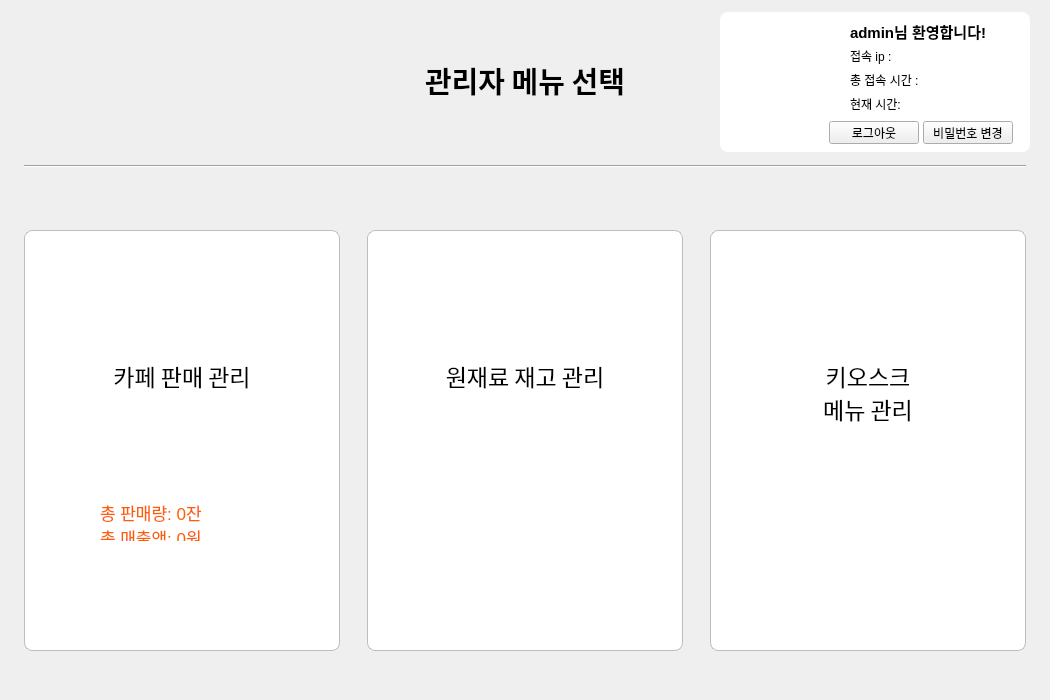
<?xml version="1.0" encoding="UTF-8"?>
<ui version="4.0">
 <class>Form</class>
 <widget class="QWidget" name="Form">
  <property name="geometry">
   <rect>
    <x>0</x>
    <y>0</y>
    <width>1050</width>
    <height>700</height>
   </rect>
  </property>
  <property name="sizePolicy">
   <sizepolicy hsizetype="Preferred" vsizetype="Fixed">
    <horstretch>0</horstretch>
    <verstretch>0</verstretch>
   </sizepolicy>
  </property>
  <property name="windowTitle">
   <string>Form</string>
  </property>
  <property name="autoFillBackground">
   <bool>false</bool>
  </property>
  <widget class="QLabel" name="label">
   <property name="geometry">
    <rect>
     <x>380</x>
     <y>50</y>
     <width>290</width>
     <height>61</height>
    </rect>
   </property>
   <property name="font">
    <font>
     <family>맑은 고딕</family>
     <pointsize>22</pointsize>
     <weight>75</weight>
     <bold>true</bold>
    </font>
   </property>
   <property name="text">
    <string>관리자 메뉴 선택</string>
   </property>
   <property name="alignment">
    <set>Qt::AlignCenter</set>
   </property>
  </widget>
  <widget class="Line" name="line">
   <property name="geometry">
    <rect>
     <x>24</x>
     <y>158</y>
     <width>1002</width>
     <height>16</height>
    </rect>
   </property>
   <property name="orientation">
    <enum>Qt::Horizontal</enum>
   </property>
  </widget>
  <widget class="QLabel" name="label_2">
   <property name="geometry">
    <rect>
     <x>30</x>
     <y>40</y>
     <width>290</width>
     <height>74</height>
    </rect>
   </property>
   <property name="text">
    <string/>
   </property>
   <property name="pixmap">
    <pixmap>icon/logo.png</pixmap>
   </property>
   <property name="scaledContents">
    <bool>true</bool>
   </property>
  </widget>
  <widget class="QLabel" name="label_3">
   <property name="geometry">
    <rect>
     <x>100</x>
     <y>500</y>
     <width>121</width>
     <height>41</height>
    </rect>
   </property>
   <property name="font">
    <font>
     <pointsize>13</pointsize>
    </font>
   </property>
   <property name="styleSheet">
    <string notr="true">QLabel{
	color:#FF5E00;
}</string>
   </property>
   <property name="text">
    <string>총 판매량: 0잔 
총 매출액: 0원</string>
   </property>
   <property name="alignment">
    <set>Qt::AlignLeading|Qt::AlignLeft|Qt::AlignTop</set>
   </property>
  </widget>
  <widget class="QLabel" name="label_4">
   <property name="geometry">
    <rect>
     <x>470</x>
     <y>500</y>
     <width>16</width>
     <height>41</height>
    </rect>
   </property>
   <property name="font">
    <font>
     <pointsize>13</pointsize>
    </font>
   </property>
   <property name="styleSheet">
    <string notr="true">QLabel{
	color:#FF5E00;
}</string>
   </property>
   <property name="text">
    <string/>
   </property>
   <property name="alignment">
    <set>Qt::AlignLeading|Qt::AlignLeft|Qt::AlignTop</set>
   </property>
  </widget>
  <widget class="QToolButton" name="toolButton">
   <property name="geometry">
    <rect>
     <x>24</x>
     <y>230</y>
     <width>316</width>
     <height>421</height>
    </rect>
   </property>
   <property name="font">
    <font>
     <family>맑은 고딕</family>
     <pointsize>17</pointsize>
     <weight>50</weight>
     <bold>false</bold>
    </font>
   </property>
   <property name="styleSheet">
    <string notr="true">QToolButton{
    background:white;
    border:1px solid #BDBDBD;
    border-radius:8px;
}

QToolButton:hover{
    background:#F5F5F5;
}

QToolButton:pressed{
    background:#E0E0E0;
}</string>
   </property>
   <property name="text">
    <string>카페 판매 관리



</string>
   </property>
   <property name="icon">
    <iconset>
     <normaloff>icon/revenue.png</normaloff>icon/revenue.png</iconset>
   </property>
   <property name="iconSize">
    <size>
     <width>160</width>
     <height>160</height>
    </size>
   </property>
   <property name="toolButtonStyle">
    <enum>Qt::ToolButtonTextUnderIcon</enum>
   </property>
  </widget>
  <widget class="QToolButton" name="toolButton_2">
   <property name="geometry">
    <rect>
     <x>367</x>
     <y>230</y>
     <width>316</width>
     <height>421</height>
    </rect>
   </property>
   <property name="font">
    <font>
     <family>맑은 고딕</family>
     <pointsize>17</pointsize>
     <weight>50</weight>
     <bold>false</bold>
    </font>
   </property>
   <property name="styleSheet">
    <string notr="true">QToolButton{
    background:white;
    border:1px solid #BDBDBD;
    border-radius:8px;
}

QToolButton:hover{
    background:#F5F5F5;
}

QToolButton:pressed{
    background:#E0E0E0;
}</string>
   </property>
   <property name="text">
    <string>원재료 재고 관리



</string>
   </property>
   <property name="icon">
    <iconset>
     <normaloff>icon/inventory.png</normaloff>icon/inventory.png</iconset>
   </property>
   <property name="iconSize">
    <size>
     <width>160</width>
     <height>160</height>
    </size>
   </property>
   <property name="toolButtonStyle">
    <enum>Qt::ToolButtonTextUnderIcon</enum>
   </property>
  </widget>
  <widget class="QToolButton" name="toolButton_3">
   <property name="geometry">
    <rect>
     <x>710</x>
     <y>230</y>
     <width>316</width>
     <height>421</height>
    </rect>
   </property>
   <property name="font">
    <font>
     <family>맑은 고딕</family>
     <pointsize>17</pointsize>
     <weight>50</weight>
     <bold>false</bold>
    </font>
   </property>
   <property name="styleSheet">
    <string notr="true">QToolButton{
    background:white;
    border:1px solid #BDBDBD;
    border-radius:8px;
}

QToolButton:hover{
    background:#F5F5F5;
}

QToolButton:pressed{
    background:#E0E0E0;
}</string>
   </property>
   <property name="text">
    <string>키오스크
메뉴 관리


</string>
   </property>
   <property name="icon">
    <iconset>
     <normaloff>icon/menu.png</normaloff>icon/menu.png</iconset>
   </property>
   <property name="iconSize">
    <size>
     <width>160</width>
     <height>160</height>
    </size>
   </property>
   <property name="toolButtonStyle">
    <enum>Qt::ToolButtonTextUnderIcon</enum>
   </property>
  </widget>
  <widget class="QFrame" name="frame">
   <property name="geometry">
    <rect>
     <x>720</x>
     <y>12</y>
     <width>310</width>
     <height>140</height>
    </rect>
   </property>
   <property name="styleSheet">
    <string notr="true">QFrame{
background:white;
border-radius:8px;
}
</string>
   </property>
   <property name="frameShape">
    <enum>QFrame::Panel</enum>
   </property>
   <property name="frameShadow">
    <enum>QFrame::Raised</enum>
   </property>
   <property name="lineWidth">
    <number>1</number>
   </property>
   <property name="midLineWidth">
    <number>0</number>
   </property>
   <widget class="QLabel" name="label_5">
    <property name="geometry">
     <rect>
      <x>20</x>
      <y>25</y>
      <width>90</width>
      <height>90</height>
     </rect>
    </property>
    <property name="text">
     <string/>
    </property>
    <property name="pixmap">
     <pixmap>icon/user.png</pixmap>
    </property>
    <property name="scaledContents">
     <bool>true</bool>
    </property>
   </widget>
   <widget class="QWidget" name="verticalLayoutWidget">
    <property name="geometry">
     <rect>
      <x>130</x>
      <y>10</y>
      <width>160</width>
      <height>91</height>
     </rect>
    </property>
    <layout class="QVBoxLayout" name="verticalLayout">
     <item>
      <widget class="QLabel" name="label_6">
       <property name="font">
        <font>
         <family>Arial</family>
         <pointsize>11</pointsize>
         <weight>75</weight>
         <bold>true</bold>
        </font>
       </property>
       <property name="text">
        <string>admin님 환영합니다!</string>
       </property>
      </widget>
     </item>
     <item>
      <widget class="QLabel" name="ip_label">
       <property name="text">
        <string>접속 ip :</string>
       </property>
      </widget>
     </item>
     <item>
      <widget class="QLabel" name="time_label">
       <property name="text">
        <string>총 접속 시간 :</string>
       </property>
      </widget>
     </item>
     <item>
      <widget class="QLabel" name="time_label_2">
       <property name="text">
        <string>현재 시간:</string>
       </property>
      </widget>
     </item>
    </layout>
   </widget>
   <widget class="QPushButton" name="pushButton">
    <property name="geometry">
     <rect>
      <x>109</x>
      <y>109</y>
      <width>90</width>
      <height>23</height>
     </rect>
    </property>
    <property name="text">
     <string>로그아웃</string>
    </property>
   </widget>
   <widget class="QPushButton" name="pushButton_2">
    <property name="geometry">
     <rect>
      <x>203</x>
      <y>109</y>
      <width>90</width>
      <height>23</height>
     </rect>
    </property>
    <property name="text">
     <string>비밀번호 변경</string>
    </property>
   </widget>
  </widget>
  <zorder>label</zorder>
  <zorder>line</zorder>
  <zorder>label_2</zorder>
  <zorder>toolButton</zorder>
  <zorder>label_3</zorder>
  <zorder>toolButton_2</zorder>
  <zorder>label_4</zorder>
  <zorder>toolButton_3</zorder>
  <zorder>frame</zorder>
 </widget>
 <resources/>
 <connections/>
</ui>
